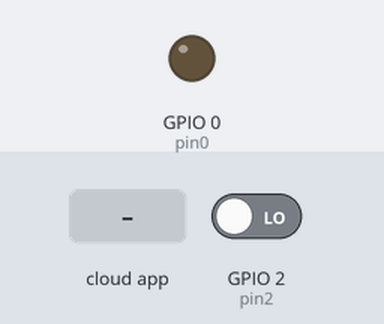
A sketch run on a simulated ESP8266 (NodeMCU). Parts: output pins drawn as LEDs (lit = HIGH). The inputs (shaded band) are chosen by the test bench; at power-on: GPIO 2 (pin2) LOW. WiFi joins after 1.5 s; servers stay silent unless stated.

Above: at 2.7 s.
2.8 s: the phone or cloud app sets lamp_Switch to 1
At 3.9 s:
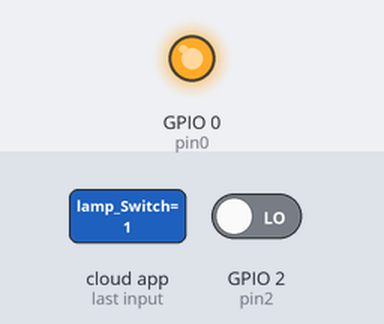
4.5 s: the phone or cloud app sets lamp_Switch to 0
At 5.1 s:
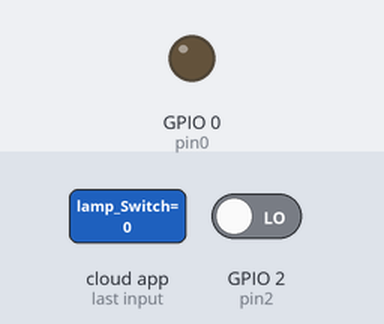
Timing chart, 0 to 7.5 s (numbered marks = the images above; inputs shaded):
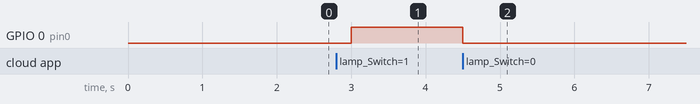

Measured:
- after the input at 2.8 s, GPIO 0 (pin0): LOW → HIGH after 0.20 s
- after the input at 4.5 s, GPIO 0 (pin0): HIGH → LOW at once

The sketch:

Lamp_feb10a.ino
```cpp
#include "arduino_secrets.h"
#include "thingProperties.h"
#define pin0 0
#define pin2 2

int input;
int lastinput = 0;
int lastlamp_Switch = 0;
int state2 = 0;
int state1 = 0;

void setup() {
  Serial.begin(9600);

  pinMode (pin0, OUTPUT);
  pinMode (pin2, INPUT);

  digitalWrite (pin0, LOW);

  delay(1500);

  initProperties();

  ArduinoCloud.begin(ArduinoIoTPreferredConnection);

  setDebugMessageLevel(2);
  ArduinoCloud.printDebugInfo();
}

void loop() {
  ArduinoCloud.update();
  input = digitalRead (pin2);


  if (input != lastinput) {
    lastinput = input;
    state2++;
  }

  switch (state2) {
    case 0:
      break;

    case 1:
      if (lastinput == 1) {
        lamp_Switch = 1;
        lastlamp_Switch = 1;
        state2 = 0;
      }
      else {
        lamp_Switch = 0;
        lastlamp_Switch = 0;
        state2 = 0;
      }
  }

  if (lamp_Switch != lastlamp_Switch) {
    state1++;
    lastlamp_Switch = lamp_Switch;
  }

  switch (state1) {
    case 0:
      digitalWrite(pin0, LOW);
      break;
    case 1:
      digitalWrite(pin0, HIGH);
      break;
    case 2:
      state1 = 0;
      break;
  }


  ArduinoCloud.update();
}

void onLampSwitchChange()  {

}
```

arduino_secrets.h
```cpp
#define SECRET_SSID ""
#define SECRET_OPTIONAL_PASS ""
#define SECRET_DEVICE_KEY ""
```

thingProperties.h
```cpp
// Code generated by Arduino IoT Cloud, DO NOT EDIT.

#include <ArduinoIoTCloud.h>
#include <Arduino_ConnectionHandler.h>

const char DEVICE_LOGIN_NAME[]  = "02abf3fc-e8f0-4b33-9e8b-0b9cc89c1084";

const char SSID[]               = SECRET_SSID;    // Network SSID (name)
const char PASS[]               = SECRET_OPTIONAL_PASS;    // Network password (use for WPA, or use as key for WEP)
const char DEVICE_KEY[]  = SECRET_DEVICE_KEY;    // Secret device password

void onLampSwitchChange();

CloudSwitch lamp_Switch;

void initProperties(){

  ArduinoCloud.setBoardId(DEVICE_LOGIN_NAME);
  ArduinoCloud.setSecretDeviceKey(DEVICE_KEY);
  ArduinoCloud.addProperty(lamp_Switch, READWRITE, ON_CHANGE, onLampSwitchChange);

}

WiFiConnectionHandler ArduinoIoTPreferredConnection(SSID, PASS);
```
